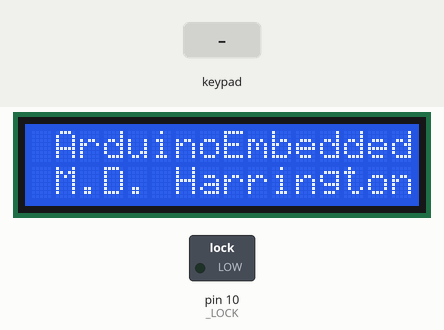
This sketch was run on a simulated Arduino Uno, built with avr-gcc and run on an emulated ATmega328P. Parts: 16×2 character LCD, switched loads named in the sketch (green lamp = pin HIGH). The inputs (shaded band) are chosen by the test bench. What the sketch prints to the serial monitor is not drawn.

Above: at 1.2 s.
1.3 s: key 'A' pressed
At 2.2 s:
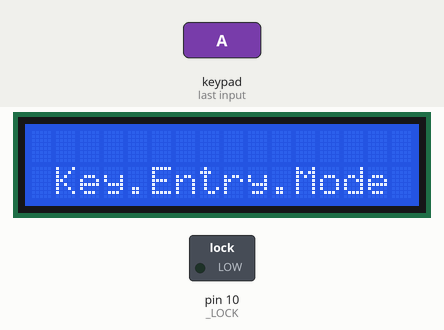
2.8 s: keypad keys 1 2 3 4 5 6 pressed 0.4 s apart
At 6.4 s:
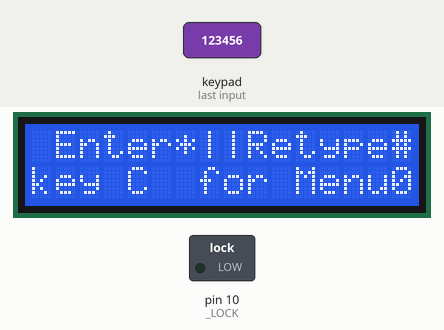
6.7 s: key '*' pressed
At 7.5 s:
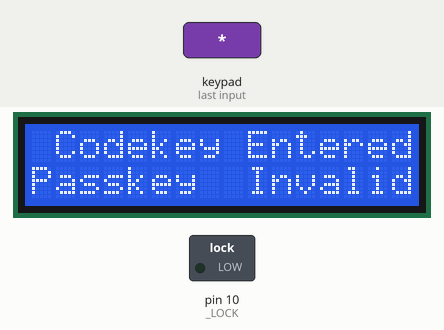
Timing chart, 0 to 9.7 s (numbered marks = the images above; inputs shaded):
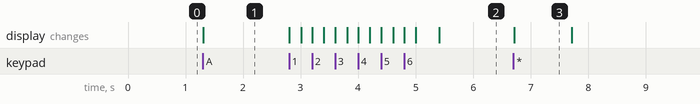

The sketch:

keypasspass.ino
```cpp
#include <Arduino.h>
#include <EEPROM.h>
#include <LiquidCrystal.h>
#include <Keypad.h>


#define STRING_TERMINATOR '\0'
#define _LOCK   10


/*MD Harrington Tuesday 29th May 2018  */

// initialize the library by associating any needed LCD interface pin
// with the arduino pin number it is connected to
const int rs = A0, en = A1, d4 = A2, d5 = A3, d6 = A4, d7 = A5;
const int ROWS = 4 ;
const int COLS = 4 ;
const int MAX_INDEX  = 7 ;
const int EEPROM_MIN_ADDR = 0;
const int EEPROM_MAX_ADDR = 511;


char key ;
int State = 0;
int col  = 0 ;
int index = 0 ;
boolean locked = false ;


char hexaKeys[ROWS][COLS] = {
  {'1', '2', '3', 'A'},
  {'4', '5', '6', 'B'},
  {'7', '8', '9', 'C'},
  {'*', '0', '#', 'D'}
};


byte rowPins[ROWS] = {9, 8, 7, 6};
byte colPins[COLS] = {5, 4, 3, 2};


char  defkey[MAX_INDEX]="123456"  ;


char  _oldkey[MAX_INDEX] ;
char  _newkey[MAX_INDEX] ;

                    /* display message strings for lcd */
                    const char *msg0 = " M.D. Harrington" ;
                    const char *msg1 = "Enter*||Retype#" ;
                    const char *msg2 = "Codekey Entered" ;
                    const char *msg3 = "User  Cancelled" ;
                    const char *msg4 = "Please Re Enter" ;
                    const char *msg5 = "key C  for Menu";
                    const char *msg6 = "ArduinoEmbedded" ;
                    const char *msg7 = " Key.Entry.Mode" ;
                    const char *msg8 = " Lock B Unlock D";
                    const char *msg9 = " Validating Key ";
                    const char *msgA = "PassKey Accepted";
                    const char *msgB = "Passkey  Invalid";
                    const char *msgC = "Lock --- Engaged";
                    const char *msgD = "Lock Dis-engaged";

LiquidCrystal lcd(rs, en, d4, d5, d6, d7);


Keypad keypad = Keypad(makeKeymap(hexaKeys), rowPins, colPins, ROWS, COLS);


void setup() {


  Serial.begin(9600);
  while (!Serial) {
    ; // wait for serial port to connect. Needed for native USB port only

  }

  pinMode(_LOCK, OUTPUT) ;


  lcd.begin(16, 2);
  lcd.clear();
  showMsg(msg6 ,1,0) ;
  showMsg(msg0,0,1);

  Serial.println(defkey);


//Serial.print(" Default pass written to EEPROM asserted ") ;
//Serial.println( eeprom_write_bytes(0,defkey,MAX_INDEX));

  // read from the EEPROM back into _oldKey
 Serial.print(" Reading back from EEPROM ") ;
 Serial.println(eeprom_read_string(0, _oldkey,MAX_INDEX));
 Serial.println("default pass is now in _newkey  returned ") ;


 Serial.println(_oldkey);


}


/****************************************************************************************************************/
// Returns true if the address is between the
// minimum and maximum allowed values, false otherwise.

boolean eeprom_is_addr_ok(int addr) {
return ((addr >= EEPROM_MIN_ADDR) && (addr <= EEPROM_MAX_ADDR));
}


/***************************************************************************************************************/

/* Writes a sequence of bytes to eeprom starting at the specified address.

                Returns true if the whole array is successfully written.
                Returns false if the start or end addresses aren't between
                the minimum and maximum allowed values.
                When returning false, nothing gets written to eeprom. */


    boolean eeprom_write_bytes(int startAddr, const byte* array, int numBytes) {
    // counter
    int i;

    // both first byte and last byte addresses must fall within
    // the allowed range

          if (!eeprom_is_addr_ok(startAddr) || !eeprom_is_addr_ok(startAddr + numBytes)) {
          return false;
          }
              for (i = 0; i < numBytes; i++) {
              EEPROM.write(startAddr + i, array[i]);
              }

    return true;
    }

/***********************************************************************************************************/


      boolean eeprom_read_string(int addr, char* buffer, int bufSize) {
      byte ch; // byte read from eeprom
      int bytesRead; // number of bytes read so far


            if (!eeprom_is_addr_ok(addr)) { // check start address
            return false;
            }

                if (bufSize == 0) { // how can we store bytes in an empty buffer ?
                return false;


                }
            // is there is room for the string terminator only, no reason to go further
            if (bufSize == 1) {
            buffer[0] = 0;
            return true;
            }

                  bytesRead = 0; // initialize byte counter
                  ch = EEPROM.read(addr + bytesRead); // read next byte from eeprom
                  buffer[bytesRead] = ch; // store it into the user buffer
                  bytesRead++; // increment byte counter


                                      /* stop conditions:

                                       the character just read is the string terminator one (0x00)
                                       we have filled the user buffer
                                       we have reached the last eeprom address

                                       */


                    while ( (ch != 0x00) && (bytesRead < bufSize) && ((addr + bytesRead) <= EEPROM_MAX_ADDR) ) {
                          // if no stop condition is met, read the next byte from eeprom
                          ch = EEPROM.read(addr + bytesRead);
                          buffer[bytesRead] = ch; // store it into the user buffer
                          bytesRead++; // increment byte counter
                    }
                        // make sure the user buffer has a string terminator, (0x00) as its last byte
                              if ((ch != 0x00) && (bytesRead >= 1)) {
                              buffer[bytesRead - 1] = 0;
                              }

            return true;
      }


/**********************************************************************************************************/
boolean checkPasswords(char old[], char submitted[] )
{

   char *p1 ;
   char *p2;

   p1 = old ;
   p2 = submitted ;


      while(*p1 == *p2)
      {
          if ( *p1 == '\0' || *p2 == '\0' )
          break;

          p1++;
          p2++;
      }
          if( *p1 == '\0' && *p2 == '\0' )
          return true;
          else
          return false;


}

/***********************************************************************************************************/
     boolean lockUnlock(){
          char _key  ;
          bool flag  ;


             // B ascii dec 66 gives us locked , D ascii dec 68 gives us unlocked
             while (!((_key == 66)||(_key == 68)))
             {
                    _key = keypad.getKey(); // get the next key press untill we have one or the other
                    ;
                         switch(_key){
                                           Serial.println(_key) ;
                              case 'B' :
                                          digitalWrite(_LOCK , HIGH) ; // turn on the solonoid

                                          flag = true ;

                                          break ;

                              case 'D' :
                                          digitalWrite(_LOCK , LOW) ; // turn on the solonoid

                                          flag = false ;
                                          break ;
                              default:

                                          break ;


                         }
             }


        return  flag ;
       }


/**********************************************************************************************************/

void showMsg(char * message,int top , int bot)
{
      // press accept to enter key
         lcd.setCursor(top,bot);
            lcd.print(message);


}


/***********************************************************************************************************/


      void getUserPasskey(){

          int i = 0 ;
          char *p = _newkey ;
          char *initial;
          initial = p ;
          bool RedoFlag = true  ;
          char counter[1] ;
          String counterstr = String("Entries Left = ") ;
          State = 2 ;


          lcd.clear();
          // initialise the lcd position
          // write menu for get user passord
          showMsg(msg7,0,1) ;

          lcd.setCursor(5,0) ; //top row 5th column

          // check to see if we are still entering letter keys


          if((key>= 65)&&(key <= 68)){
            // key is letter and not digit


                     while((key>= 65)&&(key <= 68))
                     {
                        key = keypad.getKey(); // get the next key  keep doing this untill we have digit
                     }
          } // end if

                    // we have digits only ;  we want to grab all digits

            do {


                    // we have digits only ;  we want to grab all digits


                  if(!((key>= 65)&&(key <= 68))){ // looking for capital A,B,C,D  We dont want these We only want digits
                       key = keypad.getKey(); // get next key

                        // only concerened with digits  ascii  48 to ascii 59
                        if((key <=59)&&(key >= 48))
                        {
                            lcd.setCursor((5+i),0) ; //top row 5th column
                            lcd.print(key) ;

                            lcd.setCursor((5+i),0); // relocate  cursor back to same position
                            delay(200) ;             // delay another 200ms

                            lcd.print('*');          // hide the  digit entered

                            lcd.setCursor(0,1);     // locate bottom row to indicate how many digits client has entered

                            *p = key ; // put this into the array holding old password ;  pointer is initialised at array[0]
                             p++ ;
                             i+=1 ;  // increment i  by one

                            itoa((6-i),counter,10); // convert integer to chararray

                            lcd.print(counterstr + counter);// print display message for client showing entries

                        } // end if

                  }// end if

                  // we now have all digits  now we want a yes or no as acceptance for passkey entered

                  if (i==6)
                  {
                     delay(400);
                     key = keypad.getKey();


                     showMsg(msg1,1,0);
                     showMsg(msg5,0,1) ;


                     do {


                           switch(key)
                           {
                               case '*' :
                                          lcd.clear();
                                          showMsg(msg2,1,0);
                                          RedoFlag = false ;
                                          showMsg(msg9,0,1);
                                          State = 2;  // accept state


                                               if (checkPasswords(_oldkey,_newkey) )
                                              {
                                                  State = 1 ; // password accepted state
                                                  showMsg(msgA,0,1);
                                                      delay(1000);
                                                  showMsg(msg8,0,1);

                                                          if (locked=lockUnlock()) {
                                                           showMsg(msgC,0,1) ;
                                                           showMsg(msg5,1,0);
                                                          }
                                                          else
                                                              {
                                                                showMsg(msg5,1,0);
                                                                showMsg(msgD,0,1) ;
                                                              }

                                              }else
                                                  {
                                                            showMsg(msgB,0,1);
                                                            delay(1000);
                                                            State = 3 ; // exit back to main menu
                                                  }


                                    break ;
                               case '#':
                                          lcd.clear();
                                          showMsg(msg3,1,0);
                                          RedoFlag = false ;
                                          State = 3 ;
                                    break ;

                               case 'C':

                                          Serial.println(key);

                                          RedoFlag = true ;
                                          State = 3; // exit state
                                          Serial.print("State =" ) ;
                                          Serial.println(State,DEC) ;
                                    break ;


                               default :

                                    break ;


                           }


                          key = keypad.getKey();


                     } while(((key!=42)||(key!=35))&&(State !=3));


                  } // end if i == 6


                  // check to see if client rejected his entry


            }while ((i < 6)&&(RedoFlag==true)) ; // end  do while (i < 6)


            // add our '/0' to the array
          *p = STRING_TERMINATOR ;

          Serial.println(_oldkey ); // this is for debug puposes so i can see if password entry was complete
          int  dimension = (sizeof(_oldkey)/sizeof(char)); //array size

          /* debuggging
             i= 0; // initialise i
             while (i < 6){

              Serial.println( _oldkey[i]);
              i++ ;
             }
            */


                     lcd.setCursor(1,0) ;
                     lcd.clear();
                     showMsg(msg6,1,0);
                     showMsg(msg0,0,1);


      }// end method


   /*****************************************************************************************************************/


      void loop() {


            key = keypad.getKey();

            /* debug purposes
             *
             */


             switch (key)
             {

                 /*using letter keys to obtain different fucntionality of main menu */

                case 'A':
                         // Serial.println("Enter Password ") ;  // for debug purposes only

                        getUserPasskey() ;
                  break ;


                case 'B':

                    break ;


                case 'C':

                    break ;

                case 'D':

                    break ;

                default:

                    break ;


             }


       } // end loop
```

Measured:
- after the input at 1.3 s, the display: changes at once (image 1)
- after the input at 2.8 s, the display: first changes at once (image 2 shows a later state)
- after the input at 6.7 s, the display: changes at once (image 3)
- what the display in image 3 shows lasts 1.0 s, from 6.7 s to 7.7 s
